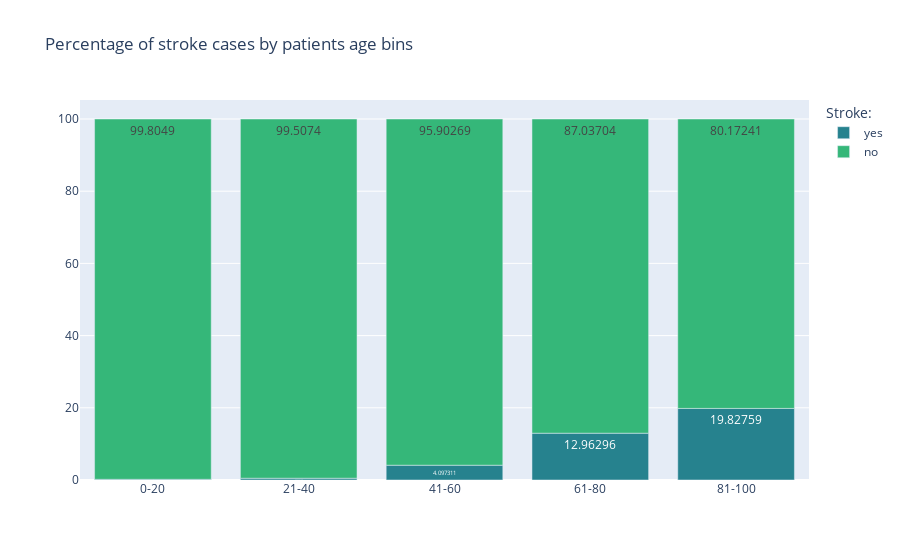

Notebook code cell kept with this figure:
### Code cell
age_bins_stroke_transf = age_bins_stroke.reset_index()
h.plot_stacked_barchart_plotly(
    age_bins_stroke_transf,
    "age_bins",
    ["yes","no"],
    "Percentage of stroke cases by patients age bins",
    "Stroke:"
)

### Figure 1 — Plotly figure (JSON) as saved in the notebook; plotly's stock layout.template omitted (floating-point values rounded to 4 significant figures)
{"data": [{"alignmentgroup": "True", "hovertemplate": "variable=yes<br>age_bins=%{x}<br>value=%{y}<extra></extra>", "legendgroup": "yes", "marker": {"color": "#26828e", "pattern": {"shape": ""}}, "name": "yes", "offsetgroup": "yes", "orientation": "v", "showlegend": true, "textposition": "auto", "texttemplate": "%{y}", "type": "bar", "x": ["0-20", "21-40", "41-60", "61-80", "81-100"], "xaxis": "x", "y": [0.1951, 0.4926, 4.097, 12.96, 19.83], "yaxis": "y"}, {"alignmentgroup": "True", "hovertemplate": "variable=no<br>age_bins=%{x}<br>value=%{y}<extra></extra>", "legendgroup": "no", "marker": {"color": "#35b779", "pattern": {"shape": ""}}, "name": "no", "offsetgroup": "no", "orientation": "v", "showlegend": true, "textposition": "auto", "texttemplate": "%{y}", "type": "bar", "x": ["0-20", "21-40", "41-60", "61-80", "81-100"], "xaxis": "x", "y": [99.8, 99.51, 95.9, 87.04, 80.17], "yaxis": "y"}], "layout": {"barmode": "relative", "legend": {"title": {"text": "Stroke:"}, "tracegroupgap": 0}, "title": {"text": "Percentage of stroke cases by patients age bins"}, "xaxis": {"anchor": "y", "domain": [0, 1], "title": {"text": ""}}, "yaxis": {"anchor": "x", "domain": [0, 1], "title": {"text": ""}}}}
